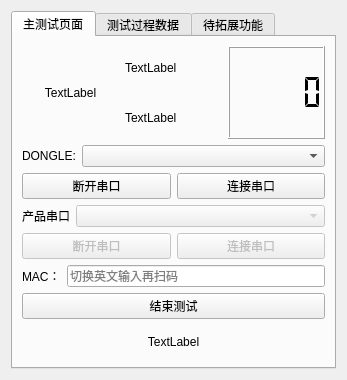
<?xml version="1.0" encoding="UTF-8"?>
<ui version="4.0">
 <class>PcbaForm</class>
 <widget class="QWidget" name="PcbaForm">
  <property name="geometry">
   <rect>
    <x>0</x>
    <y>0</y>
    <width>347</width>
    <height>380</height>
   </rect>
  </property>
  <property name="windowTitle">
   <string>Form</string>
  </property>
  <layout class="QGridLayout" name="gridLayout">
   <item row="0" column="0">
    <widget class="QTabWidget" name="tabWidget">
     <property name="enabled">
      <bool>true</bool>
     </property>
     <property name="currentIndex">
      <number>0</number>
     </property>
     <property name="usesScrollButtons">
      <bool>true</bool>
     </property>
     <property name="tabsClosable">
      <bool>false</bool>
     </property>
     <property name="movable">
      <bool>false</bool>
     </property>
     <property name="tabBarAutoHide">
      <bool>false</bool>
     </property>
     <widget class="QWidget" name="tab">
      <attribute name="title">
       <string>主测试页面</string>
      </attribute>
      <layout class="QGridLayout" name="gridLayout_2">
       <item row="0" column="0">
        <layout class="QHBoxLayout" name="horizontalLayout_7">
         <item>
          <widget class="QLabel" name="mechine_number">
           <property name="text">
            <string>TextLabel</string>
           </property>
           <property name="alignment">
            <set>Qt::AlignCenter</set>
           </property>
          </widget>
         </item>
         <item>
          <layout class="QVBoxLayout" name="verticalLayout_6">
           <property name="topMargin">
            <number>0</number>
           </property>
           <item>
            <widget class="QLabel" name="pass_number">
             <property name="text">
              <string>TextLabel</string>
             </property>
            </widget>
           </item>
           <item>
            <widget class="QLabel" name="ng_number">
             <property name="text">
              <string>TextLabel</string>
             </property>
             <property name="alignment">
              <set>Qt::AlignLeading|Qt::AlignLeft|Qt::AlignVCenter</set>
             </property>
            </widget>
           </item>
          </layout>
         </item>
         <item>
          <widget class="QLCDNumber" name="test_time">
           <property name="smallDecimalPoint">
            <bool>false</bool>
           </property>
           <property name="segmentStyle">
            <enum>QLCDNumber::Flat</enum>
           </property>
          </widget>
         </item>
        </layout>
       </item>
       <item row="1" column="0">
        <layout class="QVBoxLayout" name="verticalLayout_4">
         <item>
          <layout class="QHBoxLayout" name="horizontalLayout_10">
           <property name="topMargin">
            <number>0</number>
           </property>
           <item>
            <widget class="QLabel" name="label_5">
             <property name="text">
              <string>DONGLE:</string>
             </property>
            </widget>
           </item>
           <item>
            <widget class="QComboBox" name="comNameCombo">
             <property name="sizePolicy">
              <sizepolicy hsizetype="Expanding" vsizetype="Fixed">
               <horstretch>0</horstretch>
               <verstretch>0</verstretch>
              </sizepolicy>
             </property>
             <property name="maximumSize">
              <size>
               <width>16777215</width>
               <height>16777215</height>
              </size>
             </property>
            </widget>
           </item>
          </layout>
         </item>
         <item>
          <layout class="QHBoxLayout" name="horizontalLayout_6">
           <item>
            <widget class="QPushButton" name="disconnectButton">
             <property name="sizePolicy">
              <sizepolicy hsizetype="Minimum" vsizetype="Fixed">
               <horstretch>0</horstretch>
               <verstretch>0</verstretch>
              </sizepolicy>
             </property>
             <property name="text">
              <string>断开串口</string>
             </property>
            </widget>
           </item>
           <item>
            <widget class="QPushButton" name="connectButton">
             <property name="sizePolicy">
              <sizepolicy hsizetype="Minimum" vsizetype="Fixed">
               <horstretch>0</horstretch>
               <verstretch>0</verstretch>
              </sizepolicy>
             </property>
             <property name="text">
              <string>连接串口</string>
             </property>
            </widget>
           </item>
          </layout>
         </item>
        </layout>
       </item>
       <item row="2" column="0">
        <layout class="QVBoxLayout" name="verticalLayout">
         <property name="topMargin">
          <number>0</number>
         </property>
         <item>
          <layout class="QHBoxLayout" name="horizontalLayout">
           <item>
            <widget class="QLabel" name="label_2">
             <property name="text">
              <string>&lt;html&gt;&lt;head/&gt;&lt;body&gt;&lt;p align=&quot;center&quot;&gt;产品串口&lt;/p&gt;&lt;/body&gt;&lt;/html&gt;</string>
             </property>
            </widget>
           </item>
           <item>
            <widget class="QComboBox" name="productComNameCombo">
             <property name="enabled">
              <bool>false</bool>
             </property>
             <property name="sizePolicy">
              <sizepolicy hsizetype="Expanding" vsizetype="Fixed">
               <horstretch>0</horstretch>
               <verstretch>0</verstretch>
              </sizepolicy>
             </property>
             <property name="maximumSize">
              <size>
               <width>16777215</width>
               <height>16777215</height>
              </size>
             </property>
            </widget>
           </item>
          </layout>
         </item>
         <item>
          <layout class="QHBoxLayout" name="horizontalLayout_9">
           <property name="topMargin">
            <number>0</number>
           </property>
           <item>
            <widget class="QPushButton" name="productDisconnectButton">
             <property name="enabled">
              <bool>false</bool>
             </property>
             <property name="text">
              <string>断开串口</string>
             </property>
            </widget>
           </item>
           <item>
            <widget class="QPushButton" name="productConnectButton">
             <property name="enabled">
              <bool>false</bool>
             </property>
             <property name="text">
              <string>连接串口</string>
             </property>
            </widget>
           </item>
          </layout>
         </item>
        </layout>
       </item>
       <item row="4" column="0">
        <layout class="QVBoxLayout" name="verticalLayout_5">
         <property name="topMargin">
          <number>0</number>
         </property>
         <item>
          <layout class="QHBoxLayout" name="horizontalLayout_3">
           <item>
            <widget class="QLabel" name="label">
             <property name="text">
              <string>MAC：</string>
             </property>
            </widget>
           </item>
           <item>
            <widget class="QLineEdit" name="macInput">
             <property name="sizePolicy">
              <sizepolicy hsizetype="Expanding" vsizetype="Fixed">
               <horstretch>0</horstretch>
               <verstretch>0</verstretch>
              </sizepolicy>
             </property>
             <property name="inputMask">
              <string/>
             </property>
             <property name="text">
              <string/>
             </property>
             <property name="placeholderText">
              <string>切换英文输入再扫码</string>
             </property>
            </widget>
           </item>
          </layout>
         </item>
         <item>
          <widget class="QPushButton" name="end">
           <property name="sizePolicy">
            <sizepolicy hsizetype="Expanding" vsizetype="Fixed">
             <horstretch>0</horstretch>
             <verstretch>0</verstretch>
            </sizepolicy>
           </property>
           <property name="maximumSize">
            <size>
             <width>16777215</width>
             <height>16777215</height>
            </size>
           </property>
           <property name="text">
            <string>结束测试</string>
           </property>
          </widget>
         </item>
         <item>
          <widget class="QLabel" name="test_result">
           <property name="text">
            <string>TextLabel</string>
           </property>
           <property name="alignment">
            <set>Qt::AlignCenter</set>
           </property>
          </widget>
         </item>
        </layout>
       </item>
      </layout>
     </widget>
     <widget class="QWidget" name="tab_3">
      <attribute name="title">
       <string>测试过程数据</string>
      </attribute>
      <layout class="QGridLayout" name="gridLayout_4">
       <item row="0" column="0">
        <widget class="QTableWidget" name="show_borad_test_result">
         <property name="focusPolicy">
          <enum>Qt::NoFocus</enum>
         </property>
        </widget>
       </item>
       <item row="1" column="0">
        <layout class="QHBoxLayout" name="horizontalLayout_12">
         <item>
          <widget class="QPlainTextEdit" name="log">
           <property name="sizePolicy">
            <sizepolicy hsizetype="Preferred" vsizetype="Preferred">
             <horstretch>0</horstretch>
             <verstretch>0</verstretch>
            </sizepolicy>
           </property>
           <property name="focusPolicy">
            <enum>Qt::NoFocus</enum>
           </property>
          </widget>
         </item>
         <item>
          <layout class="QHBoxLayout" name="horizontalLayout_11">
           <item>
            <widget class="QPlainTextEdit" name="msgEdit">
             <property name="sizePolicy">
              <sizepolicy hsizetype="Preferred" vsizetype="Preferred">
               <horstretch>0</horstretch>
               <verstretch>0</verstretch>
              </sizepolicy>
             </property>
             <property name="focusPolicy">
              <enum>Qt::NoFocus</enum>
             </property>
            </widget>
           </item>
          </layout>
         </item>
        </layout>
       </item>
      </layout>
     </widget>
     <widget class="QWidget" name="tab_2">
      <property name="enabled">
       <bool>true</bool>
      </property>
      <attribute name="title">
       <string>待拓展功能</string>
      </attribute>
      <layout class="QGridLayout" name="gridLayout_3">
       <item row="1" column="0" colspan="2">
        <layout class="QVBoxLayout" name="verticalLayout_2">
         <item>
          <layout class="QHBoxLayout" name="horizontalLayout_4">
           <item>
            <widget class="QLabel" name="label_3">
             <property name="text">
              <string>wifi 账号</string>
             </property>
            </widget>
           </item>
           <item>
            <widget class="QLineEdit" name="wifiUserName">
             <property name="readOnly">
              <bool>true</bool>
             </property>
            </widget>
           </item>
          </layout>
         </item>
         <item>
          <layout class="QHBoxLayout" name="horizontalLayout_5">
           <item>
            <widget class="QLabel" name="label_4">
             <property name="text">
              <string>wifi 密码</string>
             </property>
            </widget>
           </item>
           <item>
            <widget class="QLineEdit" name="wifiPassword">
             <property name="echoMode">
              <enum>QLineEdit::Password</enum>
             </property>
             <property name="readOnly">
              <bool>true</bool>
             </property>
            </widget>
           </item>
          </layout>
         </item>
        </layout>
       </item>
       <item row="6" column="1">
        <widget class="QLabel" name="WIFIStatusLabel">
         <property name="text">
          <string>WIFI连接：</string>
         </property>
        </widget>
       </item>
       <item row="0" column="0" colspan="2">
        <layout class="QHBoxLayout" name="horizontalLayout_2">
         <property name="topMargin">
          <number>0</number>
         </property>
         <item>
          <widget class="QPushButton" name="pushButton_2">
           <property name="enabled">
            <bool>true</bool>
           </property>
           <property name="text">
            <string>单个测试按键</string>
           </property>
          </widget>
         </item>
         <item>
          <widget class="QPushButton" name="pushButton">
           <property name="enabled">
            <bool>true</bool>
           </property>
           <property name="text">
            <string>自动化测试按键</string>
           </property>
          </widget>
         </item>
        </layout>
       </item>
       <item row="6" column="0">
        <widget class="QLabel" name="usbuartstate">
         <property name="sizePolicy">
          <sizepolicy hsizetype="Preferred" vsizetype="Preferred">
           <horstretch>0</horstretch>
           <verstretch>0</verstretch>
          </sizepolicy>
         </property>
         <property name="text">
          <string>usb串口连接：</string>
         </property>
        </widget>
       </item>
       <item row="2" column="0" colspan="2">
        <layout class="QHBoxLayout" name="horizontalLayout_23">
         <item>
          <widget class="QLabel" name="label_13">
           <property name="text">
            <string>电机校准参数</string>
           </property>
          </widget>
         </item>
         <item>
          <widget class="QLineEdit" name="pcba_motor_cali_param">
           <property name="text">
            <string>0071494700</string>
           </property>
           <property name="placeholderText">
            <string>请输入电机参数</string>
           </property>
          </widget>
         </item>
        </layout>
       </item>
       <item row="3" column="0" colspan="2">
        <layout class="QVBoxLayout" name="verticalLayout_3">
         <property name="topMargin">
          <number>0</number>
         </property>
         <item>
          <layout class="QHBoxLayout" name="horizontalLayout_8">
           <property name="topMargin">
            <number>0</number>
           </property>
           <item>
            <widget class="QLabel" name="uartstate">
             <property name="sizePolicy">
              <sizepolicy hsizetype="Preferred" vsizetype="Preferred">
               <horstretch>0</horstretch>
               <verstretch>0</verstretch>
              </sizepolicy>
             </property>
             <property name="text">
              <string>串口连接：</string>
             </property>
            </widget>
           </item>
           <item>
            <widget class="QLabel" name="bleStatusLabel">
             <property name="text">
              <string>蓝牙连接：</string>
             </property>
            </widget>
           </item>
          </layout>
         </item>
         <item>
          <widget class="QLabel" name="macLabel">
           <property name="text">
            <string>蓝牙mac：</string>
           </property>
          </widget>
         </item>
        </layout>
       </item>
      </layout>
     </widget>
    </widget>
   </item>
  </layout>
 </widget>
 <resources/>
 <connections/>
</ui>
